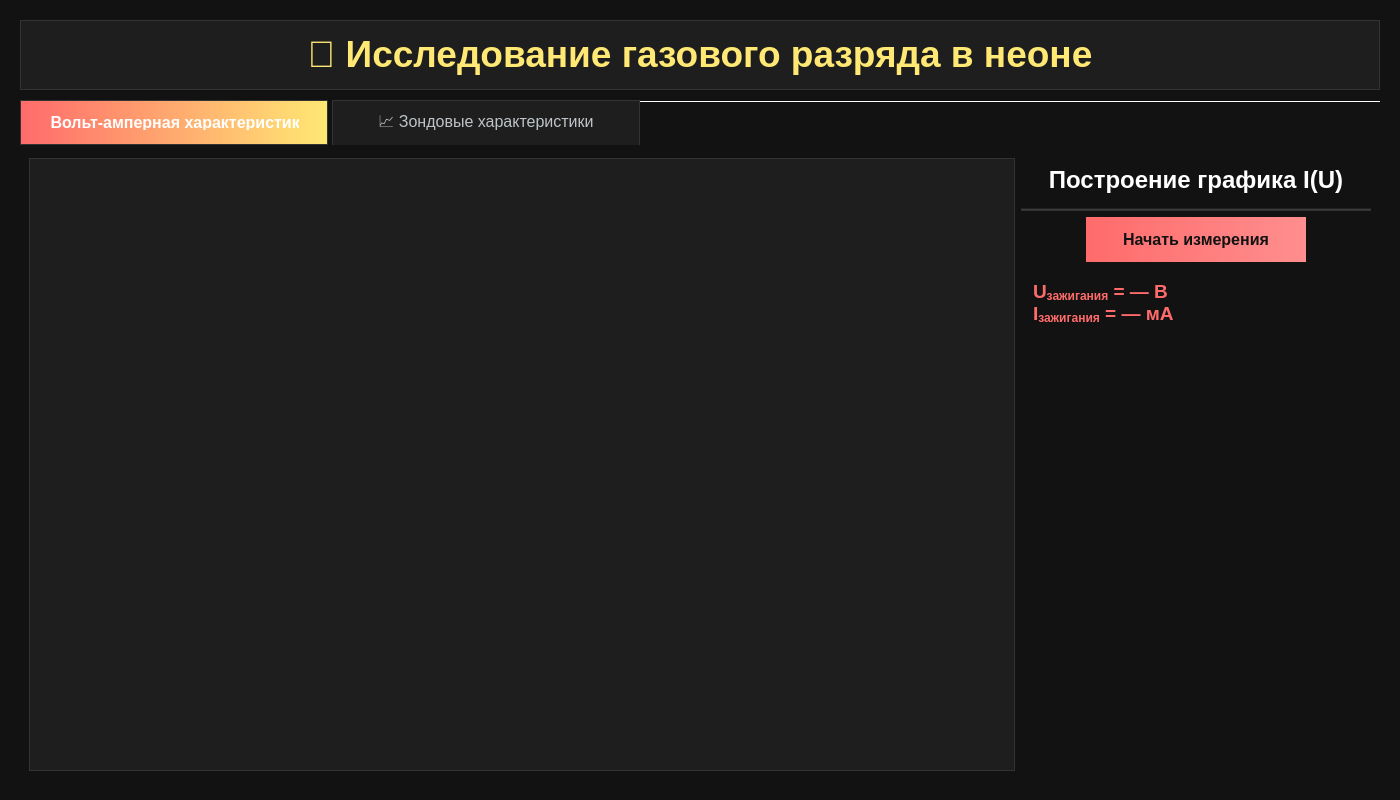
<?xml version="1.0" encoding="UTF-8"?>
<ui version="4.0">
 <class>Widget</class>
 <widget class="QWidget" name="Widget">
  <property name="geometry">
   <rect>
    <x>0</x>
    <y>0</y>
    <width>1400</width>
    <height>800</height>
   </rect>
  </property>
  <property name="windowTitle">
   <string>Лабораторная работа: Исследование газового разряда</string>
  </property>
  <property name="styleSheet">
   <string notr="true">QWidget {
    background-color: #121212;
    color: #ffffff;
    font-family: 'Segoe UI';
    font-size: 10pt;
}
QTextBrowser {
    background-color: #1e1e1e;
    border: 1px solid #333333;
    border-radius: 0px;
    color: #ffffff;
    padding: 8px;
    font-size: 11pt;
}
QProgressBar {
    border: 2px solid #333333;
    border-radius: 0px;
    background-color: #1e1e1e;
    text-align: center;
    color: #ffffff;
    font-weight: bold;
    font-size: 11pt;
}
QProgressBar::chunk {
    background-color: #FFE873;
    border-radius: 0px;
}
QTabWidget::pane {
    border: none;
    background-color: #1a1a1a;
    border-radius: 0px;
    margin-top: 4px;
}
QTabWidget::tab-bar {
    alignment: center;
}
QTabBar::tab {
    background-color: #1e1e1e;
    border: 1px solid #333333;
    border-bottom: none;
    border-top-left-radius: 0px;
    border-top-right-radius: 0px;
    padding: 14px 28px;
    margin-right: 4px;
    font-size: 12pt;
    color: #bdc3c7;
    min-width: 250px;
}
QTabBar::tab:selected {
    background-color: qlineargradient(x1:0, y1:0, x2:1, y2:0, stop:0 #FF6B6B, stop:1 #FFE873);
    color: white;
    font-weight: bold;
    border: 1px solid #333333;
}
QTabBar::tab:hover {
    background-color: #333333;
}
QGraphicsView {
    border: 2px solid #333333;
    border-radius: 0px;
    background-color: #1e1e1e;
    color: white;
}
QPushButton {
    background-color: #FFE873;
    color: #121212;
    border: none;
    border-radius: 0px;
    padding: 12px 24px;
    font-weight: bold;
    font-size: 11pt;
}
QPushButton:hover {
    background-color: #FFD700;
}
QLabel {
    color: white;
    font-weight: bold;
    font-size: 12pt;
}
QDoubleSpinBox {
    background-color: #1e1e1e;
    color: white;
    border: 1px solid #333333;
    border-radius: 0px;
    padding: 5px;
    font-size: 12pt;
    min-height: 40px;
}
QDoubleSpinBox::up-button, QDoubleSpinBox::down-button {
    width: 20px;
    background-color: #333333;
    border: 1px solid #333333;
    border-radius: 0px;
}
QDoubleSpinBox::up-button:hover, QDoubleSpinBox::down-button:hover {
    background-color: #444444;
}
QTableWidget {
    background-color: #1e1e1e;
    color: white;
    gridline-color: #333333;
    border: 1px solid #333333;
}
QTableWidget QHeaderView::section {
    background-color: #1a1a1a;
    color: #FFE873;
    padding: 4px;
    border: 1px solid #333333;
}
</string>
  </property>
  <widget class="QTextBrowser" name="textBrowser">
   <property name="geometry">
    <rect>
     <x>20</x>
     <y>20</y>
     <width>1360</width>
     <height>70</height>
    </rect>
   </property>
   <property name="html">
    <string>&lt;!DOCTYPE HTML PUBLIC &quot;-//W3C//DTD HTML 4.0//EN&quot; &quot;http://www.w3.org/TR/REC-html40/strict.dtd&quot;&gt;
&lt;html&gt;&lt;head&gt;&lt;meta name=&quot;qrichtext&quot; content=&quot;1&quot; /&gt;&lt;meta charset=&quot;utf-8&quot; /&gt;&lt;style type=&quot;text/css&quot;&gt;
p, li { white-space: pre-wrap; }
hr { height: 1px; border-width: 0; }
li.unchecked::marker { content: &quot;\2610&quot;; }
li.checked::marker { content: &quot;\2612&quot;; }
&lt;/style&gt;&lt;/head&gt;&lt;body style=&quot; font-family:'Segoe UI'; font-size:10pt; font-weight:400; font-style:normal;&quot;&gt;
&lt;p align=&quot;center&quot; style=&quot; margin-top:12px; margin-bottom:12px; margin-left:0px; margin-right:0px; -qt-block-indent:0; text-indent:0px;&quot;&gt;&lt;span style=&quot; font-family:'Georgia'; font-size:28pt; font-weight:600; color:#FFE873;&quot;&gt;🔬 Исследование газового разряда в неоне&lt;/span&gt;&lt;/p&gt;&lt;/body&gt;&lt;/html&gt;</string>
   </property>
  </widget>

  <!-- Вкладки -->
  <widget class="QTabWidget" name="tabWidget">
   <property name="geometry">
    <rect>
     <x>20</x>
     <y>100</y>
     <width>1360</width>
     <height>680</height>
    </rect>
   </property>
   <property name="currentIndex">
    <number>0</number>
   </property>
   <property name="documentMode">
    <bool>true</bool>
   </property>

   <!-- Вкладка 1: График I(U) -->
   <widget class="QWidget" name="tab_iu">
    <attribute name="title">
     <string>⚡Вольт-амперная характеристика</string>
    </attribute>
    <layout class="QHBoxLayout" name="horizontalLayout_2">
     <!-- Левая часть: ТОЛЬКО таблица -->
     <item>
      <widget class="QTableWidget" name="table_points_iu">
       <property name="styleSheet">
        <string notr="true">background-color: #1e1e1e;
color: white;
gridline-color: #333333;</string>
       </property>
       <property name="editTriggers">
        <set>QAbstractItemView::NoEditTriggers</set>
       </property>
       <property name="selectionBehavior">
        <enum>QAbstractItemView::SelectRows</enum>
       </property>
       <property name="sizePolicy">
        <sizepolicy hsizetype="Expanding" vsizetype="Expanding">
         <horstretch>0</horstretch>
         <verstretch>1</verstretch>
        </sizepolicy>
       </property>
      </widget>
     </item>

     <!-- Правая панель: управление -->
     <item>
      <layout class="QVBoxLayout" name="controlPanelLayout_IU">
       <!-- Заголовок: КРАСНЫЙ -->
       <item>
        <widget class="QLabel" name="label_graphTitle_IU">
         <property name="text">
          <string>Построение графика I(U)</string>
         </property>
         <property name="alignment">
          <set>Qt::AlignCenter</set>
         </property>
         <property name="styleSheet">
          <string notr="true">font-size: 18pt; font-weight: bold; color: #FFFFFF; padding: 8px;</string>
         </property>
        </widget>
       </item>
       <item>
        <widget class="Line" name="line_iu">
         <property name="orientation">
          <enum>Qt::Horizontal</enum>
         </property>
         <property name="styleSheet">
          <string notr="true">background-color: #333333;</string>
         </property>
        </widget>
       </item>

       <!-- Кнопка: КРАСНЫЙ ГРАДИЕНТ -->
       <item alignment="Qt::AlignCenter">
        <widget class="QPushButton" name="startButton_IU">
         <property name="text">
          <string>Начать измерения</string>
         </property>
         <property name="minimumSize">
          <size>
           <width>220</width>
           <height>45</height>
          </size>
         </property>
         <property name="styleSheet">
          <string notr="true">background-color: qlineargradient(x1:0, y1:0, x2:1, y2:0, stop:0 #FF6B6B, stop:1 #FF8E8E);
color: #121212;
border: none;
font-weight: bold;
font-size: 12pt;
padding: 10px;</string>
         </property>
        </widget>
       </item>

       <!-- Поле U/I зажигания: КРАСНЫЙ ТЕКСТ -->
       <item>
        <widget class="QTextBrowser" name="textBrowser_U_I_zag">
         <property name="minimumSize">
          <size>
           <width>350</width>
           <height>80</height>
          </size>
         </property>
         <property name="maximumSize">
          <size>
           <width>350</width>
           <height>80</height>
          </size>
         </property>
         <property name="styleSheet">
          <string notr="true">background-color: #121212;
border: none;
color: #FF6B6B;
font-size: 14pt;
font-weight: bold;
padding: 8px;</string>
         </property>
         <property name="html">
          <string>&lt;html&gt;&lt;head/&gt;&lt;body&gt;&lt;p&gt;U&lt;sub&gt;зажигания&lt;/sub&gt; = — В&lt;br&gt;I&lt;sub&gt;зажигания&lt;/sub&gt; = — мА&lt;/p&gt;&lt;/body&gt;&lt;/html&gt;</string>
         </property>
         <property name="verticalScrollBarPolicy">
          <enum>Qt::ScrollBarAlwaysOff</enum>
         </property>
         <property name="horizontalScrollBarPolicy">
          <enum>Qt::ScrollBarAlwaysOff</enum>
         </property>
        </widget>
       </item>

       <item>
        <spacer name="verticalSpacer_IU">
         <property name="orientation">
          <enum>Qt::Vertical</enum>
         </property>
         <property name="sizeHint" stdset="0">
          <size>
           <width>20</width>
           <height>40</height>
          </size>
         </property>
        </spacer>
       </item>
      </layout>
     </item>
    </layout>
   </widget>

   <!-- Вкладка 2: ВАХ зонда -->
   <widget class="QWidget" name="tab_2">
    <attribute name="title">
     <string>📈 Зондовые характеристики</string>
    </attribute>
    <layout class="QHBoxLayout" name="horizontalLayout_tab2">
     <!-- Левая панель: таблицы -->
     <item>
      <layout class="QVBoxLayout" name="leftPanelLayout">
       <!-- Верхняя таблица -->
       <item>
        <widget class="QTableWidget" name="table_points">
         <property name="styleSheet">
          <string notr="true">background-color: #1e1e1e;
color: white;
gridline-color: #333333;</string>
         </property>
         <property name="editTriggers">
          <set>QAbstractItemView::NoEditTriggers</set>
         </property>
         <property name="selectionBehavior">
          <enum>QAbstractItemView::SelectRows</enum>
         </property>
         <property name="sizePolicy">
          <sizepolicy hsizetype="Expanding" vsizetype="Expanding">
           <horstretch>0</horstretch>
           <verstretch>1</verstretch>
          </sizepolicy>
         </property>
        </widget>
       </item>

       <!-- Заполнитель -->
       <item>
        <spacer name="verticalSpacerTop">
         <property name="orientation">
          <enum>Qt::Vertical</enum>
         </property>
         <property name="sizeType">
          <enum>QSizePolicy::Expanding</enum>
         </property>
         <property name="sizeHint" stdset="0">
          <size>
           <width>20</width>
           <height>0</height>
          </size>
         </property>
        </spacer>
       </item>

       <!-- Заголовок: "Характеристики зонда" -->
       <item>
        <widget class="QLabel" name="label_probe_params">
         <property name="text">
          <string>Параметры плазмы</string>
         </property>
         <property name="alignment">
          <set>Qt::AlignCenter</set>
         </property>
         <property name="styleSheet">
          <string notr="true">font-size: 14pt; font-weight: bold; color: #FFE873; padding: 3px; background-color: #1a1a1a; border: 1px solid #333333;</string>
         </property>
         <property name="maximumHeight">
          <number>40</number>
         </property>
        </widget>
       </item>

       <!-- Нижняя таблица -->
       <item>
        <widget class="QTableWidget" name="table_params">
         <property name="styleSheet">
          <string notr="true">background-color: #1e1e1e;
color: white;
gridline-color: #333333;</string>
         </property>
         <property name="editTriggers">
          <set>QAbstractItemView::NoEditTriggers</set>
         </property>
         <property name="selectionBehavior">
          <enum>QAbstractItemView::SelectRows</enum>
         </property>
         <property name="sizeAdjustPolicy">
          <enum>QAbstractScrollArea::AdjustToContents</enum>
         </property>
         <property name="sizePolicy">
          <sizepolicy hsizetype="Expanding" vsizetype="Minimum">
           <horstretch>0</horstretch>
           <verstretch>0</verstretch>
          </sizepolicy>
         </property>
        </widget>
       </item>
      </layout>
     </item>

     <!-- Правая панель: управление -->
     <item>
      <layout class="QVBoxLayout" name="controlPanelLayout">
       <item>
        <widget class="QLabel" name="label_graphTitle">
         <property name="text">
          <string>Построение графика I(U)&#10;для зонда</string>
         </property>
         <property name="alignment">
          <set>Qt::AlignCenter</set>
         </property>
         <property name="styleSheet">
          <string notr="true">font-size: 18pt; font-weight: bold; color: #FFE873; padding: 12px 8px;</string>
         </property>
        </widget>
       </item>
       <item>
        <widget class="Line" name="line">
         <property name="orientation">
          <enum>Qt::Horizontal</enum>
         </property>
         <property name="styleSheet">
          <string notr="true">background-color: #333333;</string>
         </property>
        </widget>
       </item>

       <!-- Ток разряда -->
       <item>
        <layout class="QHBoxLayout" name="layout_discharge_current">
         <item>
          <widget class="QLabel" name="label_discharge_current">
           <property name="text">
            <string>Ток разряда (мкА):</string>
           </property>
           <property name="styleSheet">
            <string notr="true">font-size: 12pt; font-weight: bold; color: #ffffff;</string>
           </property>
          </widget>
         </item>
         <item>
          <widget class="QDoubleSpinBox" name="spinBox_discharge_current">
           <property name="suffix">
            <string> мкА</string>
           </property>
           <property name="minimum">
            <double>-500.000000000000000</double>
           </property>
           <property name="maximum">
            <double>500.000000000000000</double>
           </property>
           <property name="value">
            <double>0.000000000000000</double>
           </property>
           <property name="singleStep">
            <double>10.000000000000000</double>
           </property>
           <property name="minimumSize">
            <size>
             <width>180</width>
             <height>40</height>
            </size>
           </property>
          </widget>
         </item>
        </layout>
       </item>

       <!-- Модуль напряжения -->
       <item>
        <layout class="QHBoxLayout" name="layout_voltage">
         <item>
          <widget class="QLabel" name="label_voltage">
           <property name="text">
            <string>Модуль напряжения (В):</string>
           </property>
           <property name="styleSheet">
            <string notr="true">font-size: 12pt; font-weight: bold; color: #ffffff;</string>
           </property>
          </widget>
         </item>
         <item>
          <widget class="QDoubleSpinBox" name="spinBox_voltage">
           <property name="suffix">
            <string> В</string>
           </property>
           <property name="minimum">
            <number>0</number>
           </property>
           <property name="maximum">
            <number>25</number>
           </property>
           <property name="value">
            <number>0</number>
           </property>
           <property name="singleStep">
            <number>1</number>
           </property>
           <property name="minimumSize">
            <size>
             <width>120</width>
             <height>40</height>
            </size>
           </property>
          </widget>
         </item>
        </layout>
       </item>

       <!-- Кнопка -->
       <item alignment="Qt::AlignCenter">
        <widget class="QPushButton" name="startButton">
         <property name="text">
          <string>Начать измерения</string>
         </property>
         <property name="minimumSize">
          <size>
           <width>220</width>
           <height>45</height>
          </size>
         </property>
         <property name="styleSheet">
          <string notr="true">font-size: 12pt; font-weight: bold; padding: 10px;</string>
         </property>
        </widget>
       </item>

       <item>
        <spacer name="verticalSpacerRight">
         <property name="orientation">
          <enum>Qt::Vertical</enum>
         </property>
         <property name="sizeHint" stdset="0">
          <size>
           <width>20</width>
           <height>40</height>
          </size>
         </property>
        </spacer>
       </item>
      </layout>
     </item>
    </layout>
   </widget>
  </widget>
 </widget>
 <resources/>
 <connections/>
</ui>
